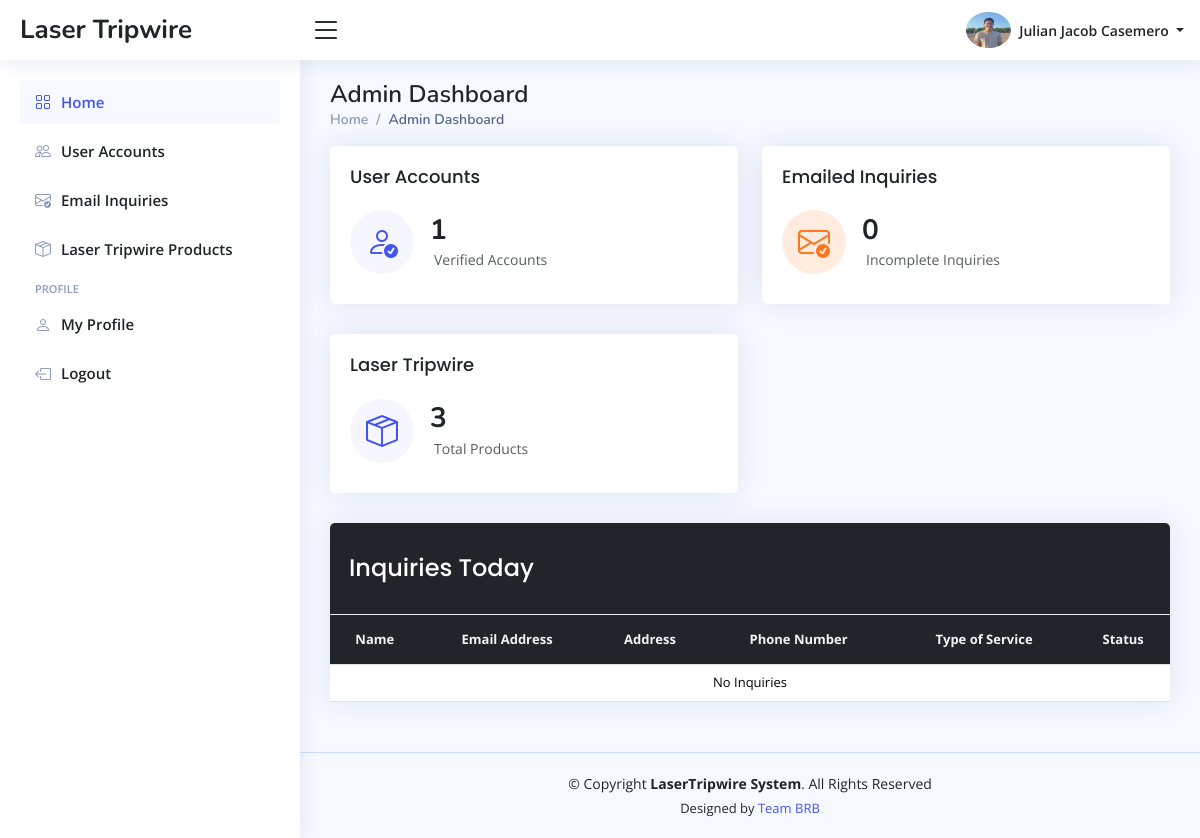
Page /xtrip/pages/admin/home.php (signed in) on the committed database.
### tables this page shows
CREATE TABLE `admin_info_tbl` (
  `tbl_row_id` int(11) NOT NULL,
  `admin_id` int(11) NOT NULL,
  `profile_picture` varchar(255) DEFAULT NULL,
  `gender` enum('Male','Female','Others') DEFAULT 'Others',
  `civil_status` enum('Single','Married','Divorced','Widowed') DEFAULT 'Single',
  `cellphone_number` varchar(100) NOT NULL,
  `telephone_number` varchar(100) DEFAULT NULL,
  `address` varchar(255) NOT NULL,
  `updated_at` timestamp NOT NULL DEFAULT current_timestamp() ON UPDATE current_timestamp()
);

CREATE TABLE `admin_accounts_tbl` (
  `admin_id` int(11) NOT NULL,
  `first_name` varchar(100) NOT NULL,
  `middle_name` varchar(100) DEFAULT NULL,
  `last_name` varchar(100) NOT NULL,
  `email_address` varchar(255) NOT NULL,
  `admin_password` varchar(255) NOT NULL,
  `role` varchar(100) DEFAULT 'Administrator',
  `reset_password_token` varchar(255) DEFAULT NULL,
  `password_token_expiry` datetime DEFAULT NULL,
  `created_at` timestamp NOT NULL DEFAULT current_timestamp(),
  `updated_at` timestamp NOT NULL DEFAULT current_timestamp() ON UPDATE current_timestamp()
);

### xtrip/pages/admin/includes/nav-bar.php (the view, shortened to what this page needs)
<header id="header" class="header fixed-top d-flex align-items-center">
    <div class="d-flex align-items-center justify-content-between">
        <a href="home.php?page=home" class="logo d-flex align-items-center">
            <span class="d-none d-lg-block"> Laser Tripwire </span>
        </a>
        <i class="bi bi-list toggle-sidebar-btn"></i>
    </div>
    <nav class="header-nav ms-auto">
        <ul class="d-flex align-items-center">
            <li class="nav-item dropdown pe-3">
                <a class="nav-link nav-profile d-flex align-items-center pe-0" href="#" data-bs-toggle="dropdown">
                    <img src="<?php echo htmlspecialchars($image_path . $profile_picture); ?>" alt="Profile Image" class="rounded-circle" width="45" height="45">
                    <span class="d-none d-md-block dropdown-toggle ps-2">
                        <?php echo htmlspecialchars($first_name . " " . $last_name); ?>
                    </span>
                </a>
            </li>
        </ul>
    </nav>
</header>

### xtrip/assets/main/css/main-style.css (style rules this page uses)
:root { scroll-behavior: smooth; }
body { font-family: "Open Sans", sans-serif; background: #f6f9ff; color: #444444; }
a { color: #4154f1; text-decoration: none; }
.logo { line-height: 1; }
@media (min-width: 1200px) { .logo { width: 280px; } }
.logo span { font-size: 26px; font-weight: 700; color: #212529; font-family: "Nunito", sans-serif; }
.header { transition: all 0.5s; z-index: 997; height: 60px; box-shadow: 0px 2px 20px rgba(1, 41, 112, 0.1); background-color: #fff; padding-left: 20px; }
.header .toggle-sidebar-btn { font-size: 32px; padding-left: 10px; cursor: pointer; color: #212529; }
.header-nav ul { list-style: none; }
.header-nav>ul { margin: 0; padding: 0; }
.header-nav .nav-profile { color: #212529; }
.header-nav .nav-profile img { max-height: 36px; }
.header-nav .nav-profile span { font-size: 14px; font-weight: 600; }

### rows in the picture
admin_info_tbl: profile_picture (picture), admin.last_name "Julian Jacob Casemero"

### other values in the picture
$page_titles[$page_name] "Admin Dashboard"
$users_count "1"
$inquiry_count "0"
$ltw_count "3"
